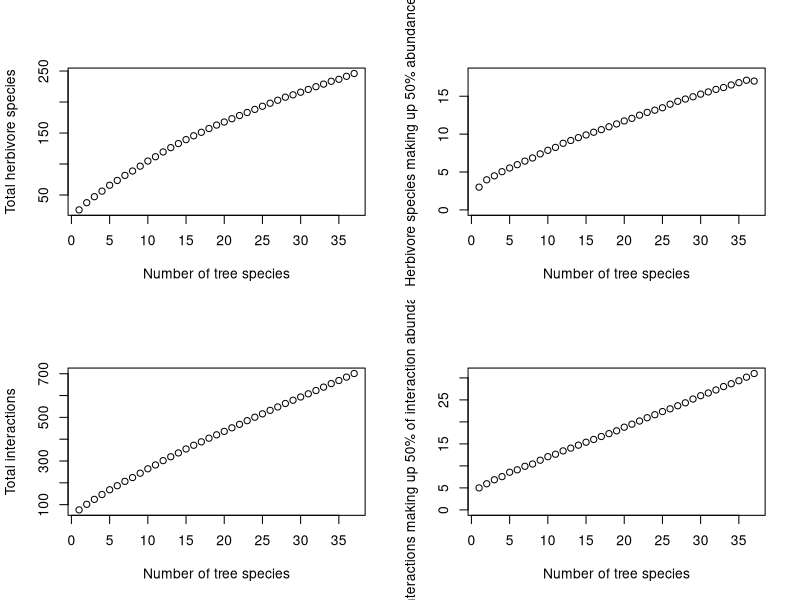

Recreate this plot in R. (Note: a time limit stopped this script after it produced the figure.)
setwd("C://R//how simple are tropical food webs//50perc//tri trophic png//abundance and interaction matrix from equal sampling")
abundance.matrix <- read.csv("abundance matrix tri trophic.csv", header = TRUE, sep = "\t")

the50perc.tritrophic <- function(dataset){
  abundance <- colSums(dataset)
  abundance <- sort(abundance, decreasing = TRUE)
  half.abundance <- sum(abundance)*0.5
  n.herbivores <- sum(colSums(dataset)>0) #All herbivore species
  n.arthropod.species <- sum((cumsum(abundance)>half.abundance)==FALSE)+1 #number of herbivores making up to 50% of abundance
  all.interactions <- sum(colSums(dataset>0))
  n.interactions <- sum((cumsum(sort(c(as.matrix(dataset)),decreasing=TRUE))>(half.abundance))==FALSE)+1
  res <- c(n.arthropod.species, n.herbivores,n.interactions,all.interactions)
  return(res)
}
n.plants <- 37

the50perc.tritrophic(abundance.matrix[,-1]) #function use matrix with one additional column with plant names
#abundance.matrix[,-1]->collapsed.temp #lets delete this one column
#row <- sample((n.plants),1) #sampling one row from range 1:number of plants
#collapsed.temp[-row, ]->collapsed.temp #reducing dataset (now number of plants is -1)
#collapsed.temp <- collapsed.temp[, colSums(collapsed.temp[1:36, ])>0] #removing herbivores which have no connections with plants
#the50perc.tritrophic(collapsed.temp)

n<-100 #number of replications - can be changed

grand.out<-matrix(nrow=n.plants,ncol=4,data=0) #create output matrix ready to receive inputs

for (i in 1:n){ #loop for replications
  out<-matrix(nrow=n.plants,ncol=4,data=0) #create an output matrix
  the50perc.tritrophic(abundance.matrix[,-1])->out[1,] #first one without first collumn
  abundance.matrix[,-1]->collapsed.temp  #create temporary dataset that can be manipulated
  for (j in 2:n.plants){ #loop for removal of randomly selected tree species
    row = sample((n.plants - j +1),1)
    collapsed.temp[-row, ]->collapsed.temp #remove a randomly selected tree species
    #subset for non-zero herbivores in the plant herb part
    collapsed.temp <- collapsed.temp[, colSums(collapsed.temp[1:(n.plants-j+1), ])>0]
    print(dim(collapsed.temp[1:(n.plants-j+1), ]))
    the50perc.tritrophic(collapsed.temp)->out[j,]                             #re calculate arthropod numbers and add them to output
  }
  out+grand.out->grand.out                                                           #at the end of each of the n loops, add the most recent output to the running total and...
}
grand.out/n->grand.out

windows(400,300)
par(mfrow=c(2,2)) 
plot(grand.out[,2]~rev(1:37),ylab="Total herbivore species",
     xlab="Number of tree species")
plot(grand.out[,1]~rev(1:37),ylab="Herbivore species making up 50% abundance",
     xlab="Number of tree species",ylim=c(0,18))
plot(grand.out[,4]~rev(1:37),ylab="Total interactions",
     xlab="Number of tree species")
plot(grand.out[,3]~rev(1:37),ylab="Interactions making up 50% of interaction abundance",
     xlab="Number of tree species",ylim=c(0,31))


#ANALYSIS FOR 1HA PLOTS (using trees becase there is no data about tree id)

setwd("C://R//how simple are tropical food webs//50perc//tri trophic png//abundance and interaction matrix from 1ha")
abundance.matrix <- read.csv("tri trophic food webs from 1ha.csv", header = TRUE, sep = "\t")
n.plants <- 37
the50perc.tritrophic(abundance.matrix[,-1])
n<-100 #number of replications - can be changed
grand.out<-matrix(nrow=n.plants,ncol=4,data=0) #create output matrix ready to receive inputs
for (i in 1:n){ #loop for replications
  out<-matrix(nrow=n.plants,ncol=4,data=0) #create an output matrix
  the50perc.tritrophic(abundance.matrix[,-1])->out[1,] #first one without first collumn
  abundance.matrix[,-1]->collapsed.temp  #create temporary dataset that can be manipulated
  for (j in 2:n.plants){ #loop for removal of randomly selected tree species
    row = sample((n.plants - j +1),1)
    collapsed.temp[-row, ]->collapsed.temp #remove a randomly selected tree species
    #subset for non-zero herbivores in the plant herb part
    collapsed.temp <- collapsed.temp[, colSums(collapsed.temp[1:(n.plants-j+1), ])>0]
    print(dim(collapsed.temp[1:(n.plants-j+1), ]))
    the50perc.tritrophic(collapsed.temp)->out[j,] #re calculate arthropod numbers and add them to output
  }
  out+grand.out->grand.out #at the end of each of the n loops, add the most recent output to the running total and...
}
grand.out/n->grand.out
windows(400,300)
par(mfrow=c(2,2)) 
plot(grand.out[,2]~rev(1:37),ylab="Total herbivore species",
     xlab="Number of tree species")
plot(grand.out[,1]~rev(1:37),ylab="Herbivore species making up 50% abundance",
     xlab="Number of tree species",ylim=c(0,12))
plot(grand.out[,4]~rev(1:37),ylab="Total interactions",
     xlab="Number of tree species")
plot(grand.out[,3]~rev(1:37),ylab="Interactions making up 50% of interaction abundance",
     xlab="Number of tree species",ylim=c(0,18))
